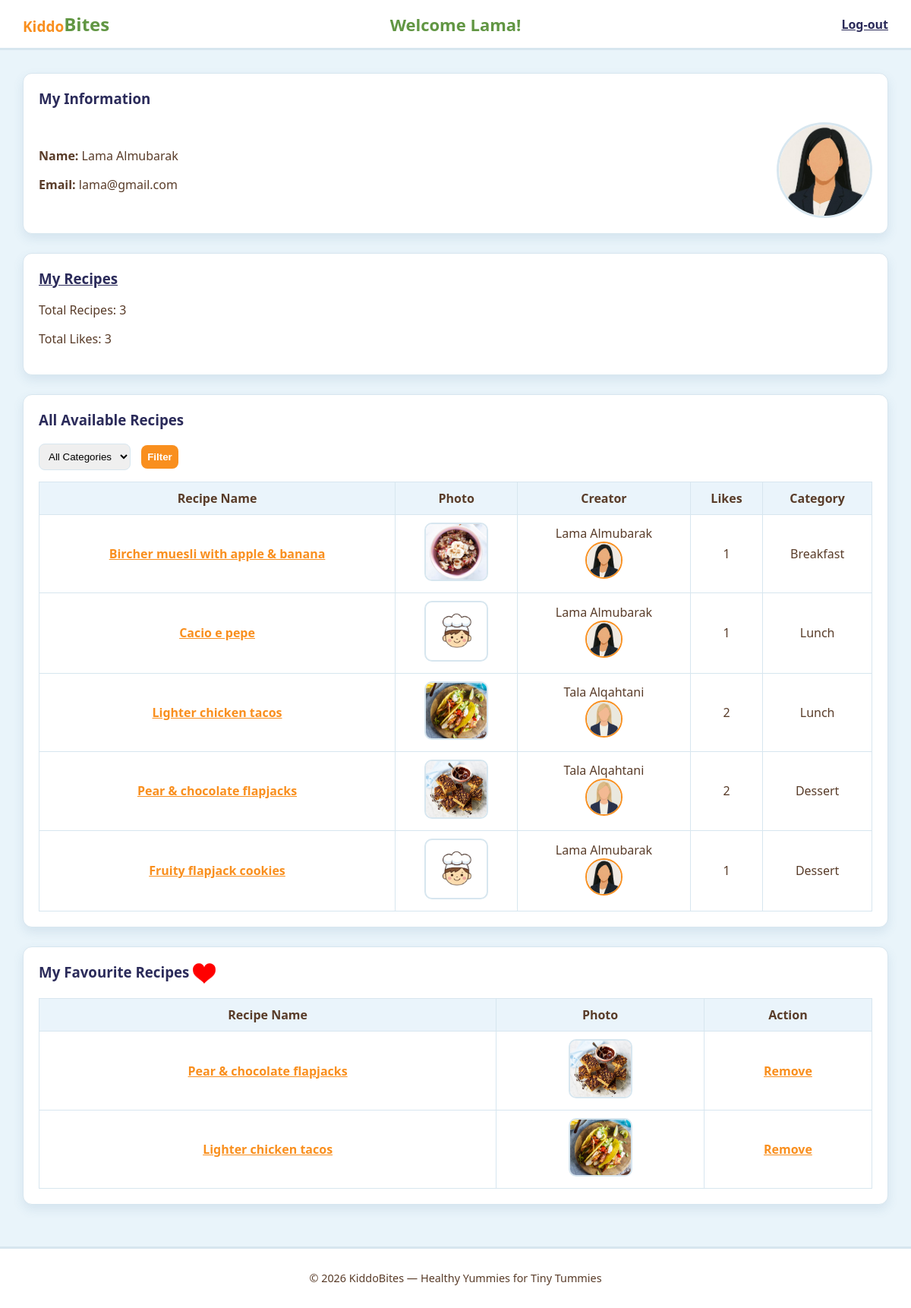
The page /user.php (signed in) on the database its author committed.
### tables this page shows
CREATE TABLE `user` (
  `id` int(11) NOT NULL,
  `userType` varchar(20) NOT NULL,
  `firstName` varchar(50) NOT NULL,
  `lastName` varchar(50) NOT NULL,
  `emailAddress` varchar(100) NOT NULL,
  `password` varchar(255) NOT NULL,
  `photoFileName` varchar(255) DEFAULT 'default.png'
);

CREATE TABLE `recipe` (
  `id` int(11) NOT NULL,
  `userID` int(11) NOT NULL,
  `categoryID` int(11) NOT NULL,
  `name` varchar(100) NOT NULL,
  `description` text NOT NULL,
  `photoFileName` varchar(255) DEFAULT NULL,
  `videoFilePath` varchar(255) DEFAULT NULL
);

CREATE TABLE `recipecategory` (
  `id` int(11) NOT NULL,
  `categoryName` varchar(100) NOT NULL
);

### user.php (the view, shortened to what this page needs)
<?php
require 'db.php';
$userID = (int) $_SESSION['id'];
$userStmt = $conn->prepare("SELECT firstName, lastName, emailAddress, photoFileName FROM user WHERE id = ?");
$userStmt->bind_param("i", $userID);
$userStmt->execute();
$userResult = $userStmt->get_result();
$user = $userResult->fetch_assoc();
function resolveFilePath($fileName, $primaryFolder = 'images', $secondaryFolder = 'uploads') {
    $primaryPath = __DIR__ . '/' . $primaryFolder . '/' . $fileName;
    if (file_exists($primaryPath)) {
        return $primaryFolder . '/' . $fileName;
    }
    $secondaryPath = __DIR__ . '/' . $secondaryFolder . '/' . $fileName;
    return $primaryFolder . '/default.jpg';
}
$countRecipes = $conn->query("SELECT COUNT(*) as total FROM Recipe WHERE userID = $userID")->fetch_assoc()['total'];
$countLikes = $conn->query("SELECT COUNT(*) as total FROM Likes INNER JOIN Recipe ON Likes.recipeID = Recipe.id WHERE Recipe.userID = $userID")->fetch_assoc()['total'];
$recipeSql = "SELECT Recipe.*, RecipeCategory.categoryName, User.firstName, User.lastName, User.photoFileName AS creatorPhoto,
              (SELECT COUNT(*) FROM Likes WHERE recipeID = Recipe.id) as totalLikes
              FROM Recipe
              INNER JOIN RecipeCategory ON Recipe.categoryID = RecipeCategory.id
              INNER JOIN User ON Recipe.userID = User.id";
$allRecipes = $conn->query($recipeSql);
$favSql = "SELECT Recipe.id, Recipe.name, Recipe.photoFileName
           FROM Favourites
           INNER JOIN Recipe ON Favourites.recipeID = Recipe.id
           WHERE Favourites.userID = $userID";
$favRecipes = $conn->query($favSql);
?>
<!DOCTYPE html>
<html lang="en">
<head>
  <link rel="stylesheet" href="stylesheet.css">
</head>
<body class="user-page">
  <header>
      <h2><span class="brand">Kiddo</span>Bites</h2>
      <h2 class="welcome">Welcome <?php echo htmlspecialchars($user['firstName']); ?>!</h2>
      <a href="logout.php">Log-out</a>
  </header>
  <div class="container">
    <section>
      <h3>My Information</h3>
      <div class="user-info">
        <div>
          <p><strong>Name:</strong> <?php echo htmlspecialchars($user['firstName'] . ' ' . $user['lastName']); ?></p>
          <p><strong>Email:</strong> <?php echo htmlspecialchars($user['emailAddress']); ?></p>
        </div>
        <img src="<?php echo resolveFilePath($user['photoFileName']); ?>" alt="User Photo">
      </div>
    </section>
    <section>
      <a class="my-recipes-link" href="my-recipes.php"><h3>My Recipes</h3></a>
      <p>Total Recipes: <?php echo $countRecipes; ?></p>
      <p>Total Likes: <?php echo $countLikes; ?></p>
    </section>
    <section>
      <h3>All Available Recipes</h3>
      <form method="POST" action="user.php">
        <select name="category">
          <option value="0">All Categories</option>
        </select>
        <button type="submit">Filter</button>
      </form>
      <?php if ($allRecipes->num_rows > 0): ?>
      <table>
        <tr>
          <th>Recipe Name</th>
          <th>Photo</th>
          <th>Creator</th>
          <th>Likes</th>
          <th>Category</th>
        </tr>
        <?php while($row = $allRecipes->fetch_assoc()): ?>
        <tr>
          <td><a href="view-recipe.php?id=<?php echo $row['id']; ?>"><?php echo htmlspecialchars($row['name']); ?></a></td>
          <td><img src="<?php echo resolveFilePath($row['photoFileName']); ?>" alt="Recipe"></td>
          <td>
            <?php echo htmlspecialchars($row['firstName'] . ' ' . $row['lastName']); ?><br>
            <img src="<?php echo resolveFilePath($row['creatorPhoto']); ?>" alt="Creator" class="table-avatar">
          </td>
          <td><?php echo $row['totalLikes']; ?></td>
          <td><?php echo htmlspecialchars($row['categoryName']); ?></td>
        </tr>
        <?php endwhile; ?>
      </table>
      <?php else: ?>
        <p>No recipes found.</p>
      <?php endif; ?>
    </section>
    <section>
      <h3>My Favourite Recipes <img class="favourite" src="images/heart.png" alt="heart"></h3>
      <?php if ($favRecipes->num_rows > 0): ?>
      <table>
        <tr>
          <th>Recipe Name</th>
          <th>Photo</th>
          <th>Action</th>
        </tr>
        <?php while($fav = $favRecipes->fetch_assoc()): ?>
        <tr>
          <td><a href="view-recipe.php?id=<?php echo $fav['id']; ?>"><?php echo htmlspecialchars($fav['name']); ?></a></td>
          <td><img src="<?php echo resolveFilePath($fav['photoFileName']); ?>" alt="Recipe"></td>
          <td><a href="remove-favourite.php?id=<?php echo $fav['id']; ?>">Remove</a></td>
        </tr>
        <?php endwhile; ?>
      </table>
      <?php else: ?>
        <p>No favourites added yet.</p>
      <?php endif; ?>
    </section>
  </div>
  <footer>
    <p>© 2026 KiddoBites — Healthy Yummies for Tiny Tummies</p>
  </footer>
</body>
</html>

### stylesheet.css (style rules this page uses)
body { font-family: system-ui, Arial, sans-serif; background-color: #E9F4FA; margin: 0; padding: 0; color: #593C29; }
header { background-color: #FFFFFF; padding: 15px 30px; display: flex; justify-content: space-between; align-items: center; position: relative; border-bottom: 3px solid #D7E6EF; }
header h2 { margin: 0; color: #619643; }
.brand { color: #F98F1E; font-size: 19px; vertical-align: bottom; font-weight: 600; }
header a { font-weight: bold; color: #2b2b5a; }
section { background-color: #FFFFFF; border-radius: 12px; padding: 20px; margin-bottom: 25px; box-shadow: 0 6px 14px rgba(65,116,153,0.12); border: 1px solid #D7E6EF; }
h3 { margin-top: 0; color: #2b2b5a; }
a { color: #F98F1E; font-weight: bold; }
footer { background-color: #FFFFFF; text-align: center; padding: 15px; border-top: 3px solid #D7E6EF; font-size: 0.9rem; color: #593C29; }
.my-recipes-link { font-weight: bold; color: #2b2b5a; }
.welcome { font-size: 22px; position: absolute; left: 50%; transform: translateX(-50%); animation: colorChange 6s infinite; }
.container { padding: 30px; }
.user-info { display: flex; justify-content: space-between; align-items: center; }
.user-info img { width: 120px; border-radius: 50%; border: 3px solid #D7E6EF; }
table { width: 100%; border-collapse: collapse; margin-top: 15px; }
th, td { border: 1px solid #D7E6EF; padding: 10px; text-align: center; }
th { background-color: #EAF4FB; color: #593C29; }
table img { width: 80px; height: auto; border-radius: 10px; border: 2px solid #D7E6EF; }
.favourite { width: 30px; vertical-align: middle; }
select, button { padding: 8px; margin-right: 10px; border-radius: 8px; border: 1px solid #D7E6EF; }
button { background-color: #F98F1E; color: white; border: none; cursor: pointer; font-weight: bold; }
.creator-avatar, .table-avatar { width: 45px; height: 45px; border-radius: 50%; border: 2px solid #F98F1E; }

### rows shown on the page
user: firstName "Lama", firstName+lastName "Lama Almubarak", emailAddress "lama@gmail.com", photoFileName (picture)
recipe: name "Bircher muesli with apple & banana", photoFileName (picture), userID.lastName "Lama Almubarak", userID.photoFileName (picture), totalLikes "1", categoryID.categoryName "Breakfast"
recipe: name "Cacio e pepe", userID.lastName "Lama Almubarak", userID.photoFileName (picture), totalLikes "1", categoryID.categoryName "Lunch"
recipe: name "Lighter chicken tacos", photoFileName (picture), userID.lastName "Tala Alqahtani", userID.photoFileName (picture), totalLikes "2", categoryID.categoryName "Lunch"
recipe: name "Pear & chocolate flapjacks", photoFileName (picture), userID.lastName "Tala Alqahtani", userID.photoFileName (picture), totalLikes "2", categoryID.categoryName "Dessert"
recipe: name "Fruity flapjack cookies", userID.lastName "Lama Almubarak", userID.photoFileName (picture), totalLikes "1", categoryID.categoryName "Dessert"

### other values the page prints
$countRecipes "3"
$countLikes "3"
